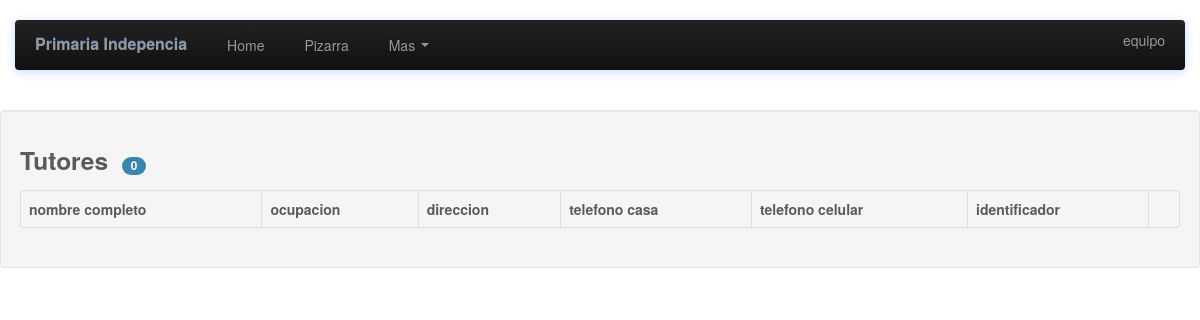
The page /tutor/ (signed in) on the database as committed earlier.
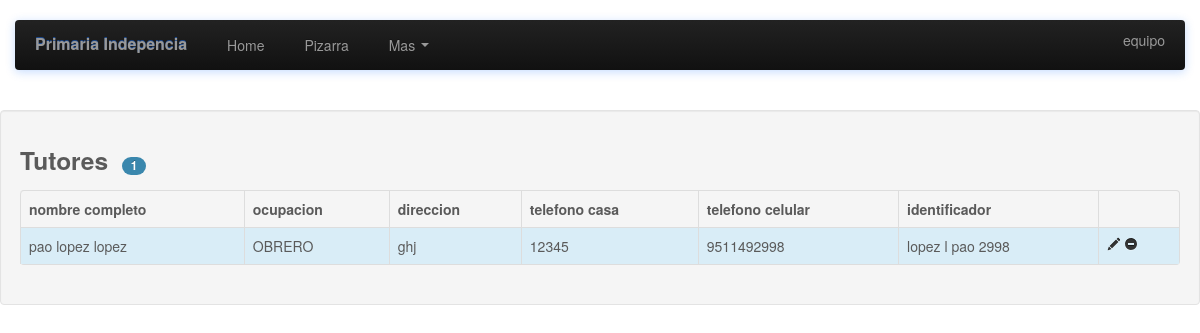
The same page on the database as committed later.
### apps/calificaciones/models.py (models this page shows, shortened)
class Tutor(models.Model):
	nombreT = models.CharField(max_length=50, blank=True)
	apellidoPt = models.CharField(max_length=50, blank=True)
	apellidoMt= models.CharField(max_length=50, blank=True)
	ocupacion= models.CharField(max_length=50, blank=True)
	direccion= models.CharField(max_length=50, blank=True)
	telefonoCasa= models.CharField(max_length=50, blank=True)
	telefonoCel= models.CharField(max_length=50, blank=True)
	idT= models.CharField(max_length=50, blank=True)

### apps/calificaciones/views.py (the view)
# urls.py: url(r'^tutor/$', tutor.as_view(), name='tutor'),
class tutor(ListView):
	template_name = 'calificaciones/tutor.html'
	model= Tutor
	context_object_name = 'tutores'

### templates/calificaciones/tutor.html (shortened to what this page needs)
<!DOCTYPE html>
<html lang="en">
  <head>
  <link href="{{MEDIA_URL}}bootstrap/css/bootstrap.css" rel="stylesheet">
  <link href="{{MEDIA_URL}}bootstrap/css/bootstrap-responsive.css" rel="stylesheet">
  </head>
  <body>
    <div class="navbar-wrapper">
      <div class="container">
        <div class="navbar navbar-inverse">
          <div class="navbar-inner">
            <a class="brand" href="#">Primaria Indepencia</a>
            <div class="nav-collapse collapse">
              <ul class="nav">
               <li><a href="/">Home</a></li>
                <li><a href="pizarra.html">Pizarra</a></li>
                <li class="dropdown">
                  <a href="#" class="dropdown-toggle" data-toggle="dropdown">Mas <b class="caret"></b></a>
                </li>
              </ul>
            </div>
            <p align="right" class="navbar-text">
            <a href="#" class="navbar-link">{{user.username}}</a></p>
          </div>
        </div>
      </div>
    </div>
<table width="200" border="0">
  <tr>
    <td>&nbsp;</td>
  </tr>
  <tr>
    <td>&nbsp;</td>
  </tr>
  <tr>
    <td>&nbsp;</td>
  </tr>
  <tr>
    <td>&nbsp;</td>
  </tr>
  <tr>
    <td>&nbsp;</td>
  </tr>
</table>
  <div class="well">
<div class="panel panel-info">
  <div class="panel-heading">
  {% if user.is_authenticated %}
   <h3 class="panel-title">Tutores&nbsp;&nbsp;<span class="badge badge-info">{{tutores.count}}</span></h3>
  </div>
  <div class="panel-body">
<table class="table table-bordered table-hover sortable-theme-bootstrap" data-sortable="true" data-toggle="table">
    <thead>
    <tr>
        <th>nombre completo</th>
        <th>ocupacion</th>
        <th>direccion</th>
        <th>telefono casa</th>
        <th>telefono celular</th>
        <th>identificador</th>
        <th></th>
    </tr>
    </thead>
  <tbody>
  {% for tutor in tutores %}
  <tr class="info">
        <td>{{tutor.nombreT}}&nbsp;{{tutor.apellidoPt}}&nbsp;{{tutor.apellidoMt}}</td>
        <td>{{tutor.ocupacion}}</td>
        <td>{{tutor.direccion}}</td>
        <td>{{tutor.telefonoCasa}}</td>
        <td>{{tutor.telefonoCel}}</td>
        <td>{{tutor.idT}}</td>
    <td><a href="/"><i class="icon-pencil"></i></a>
    <a href="/"><i class="icon-minus-sign"></i></a></td>
    {% endfor %}
  </tr>
</tbody>
</table>
{% else %}
    <h2 class="form-signin-heading">Usted no esta autorizado</h2>
    {% endif %}
  </div>
</div>
</div>
  </body>
</html>

Rows that differ between the two databases and show on the page:
added Tutor: nombreT "pao", apellidoPt "lopez", apellidoMt "lopez", ocupacion "OBRERO", direccion "ghj", telefonoCasa "12345", telefonoCel "9511492998", idT "lopez l pao 2998"
Other text that changed with them:
{{ tutores.count }}: "0" → "1"
